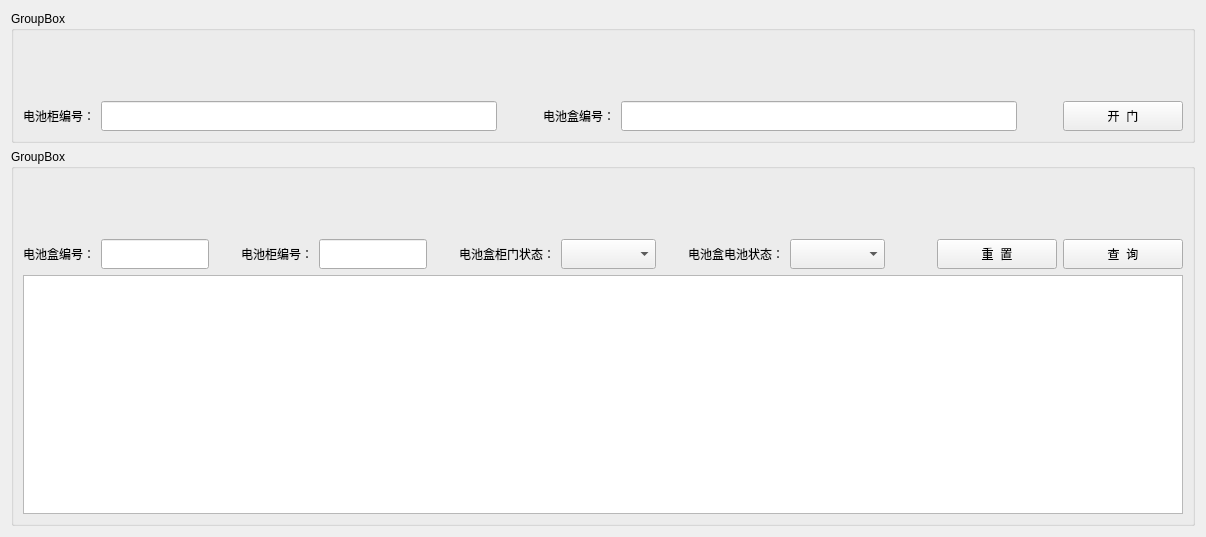
<?xml version="1.0" encoding="UTF-8"?>
<ui version="4.0">
 <class>BatteryBoxForm</class>
 <widget class="QWidget" name="BatteryBoxForm">
  <property name="geometry">
   <rect>
    <x>0</x>
    <y>0</y>
    <width>1206</width>
    <height>537</height>
   </rect>
  </property>
  <property name="windowTitle">
   <string>Form</string>
  </property>
  <layout class="QGridLayout" name="gridLayout_3">
   <item row="0" column="0">
    <widget class="GroupBoxEx" name="groupBoxCtrl">
     <property name="title">
      <string>GroupBox</string>
     </property>
     <layout class="QGridLayout" name="gridLayout">
      <property name="topMargin">
       <number>70</number>
      </property>
      <item row="0" column="6">
       <widget class="PushButtonEx" name="pushButtonOpen">
        <property name="sizePolicy">
         <sizepolicy hsizetype="Fixed" vsizetype="Fixed">
          <horstretch>0</horstretch>
          <verstretch>0</verstretch>
         </sizepolicy>
        </property>
        <property name="minimumSize">
         <size>
          <width>120</width>
          <height>30</height>
         </size>
        </property>
        <property name="text">
         <string>开  门</string>
        </property>
       </widget>
      </item>
      <item row="0" column="5">
       <spacer name="horizontalSpacer_6">
        <property name="orientation">
         <enum>Qt::Horizontal</enum>
        </property>
        <property name="sizeType">
         <enum>QSizePolicy::Fixed</enum>
        </property>
        <property name="sizeHint" stdset="0">
         <size>
          <width>40</width>
          <height>20</height>
         </size>
        </property>
       </spacer>
      </item>
      <item row="0" column="4">
       <widget class="LineEditEx" name="lineEditBoxID_Ctrl">
        <property name="minimumSize">
         <size>
          <width>0</width>
          <height>30</height>
         </size>
        </property>
       </widget>
      </item>
      <item row="0" column="2">
       <spacer name="horizontalSpacer_5">
        <property name="orientation">
         <enum>Qt::Horizontal</enum>
        </property>
        <property name="sizeType">
         <enum>QSizePolicy::Fixed</enum>
        </property>
        <property name="sizeHint" stdset="0">
         <size>
          <width>40</width>
          <height>20</height>
         </size>
        </property>
       </spacer>
      </item>
      <item row="0" column="3">
       <widget class="LabelEx" name="label_2">
        <property name="text">
         <string>电池盒编号：</string>
        </property>
       </widget>
      </item>
      <item row="0" column="0">
       <widget class="LabelEx" name="label_6">
        <property name="text">
         <string>电池柜编号：</string>
        </property>
       </widget>
      </item>
      <item row="0" column="1">
       <widget class="LineEditEx" name="lineEditCabinetID_Ctrl">
        <property name="minimumSize">
         <size>
          <width>0</width>
          <height>30</height>
         </size>
        </property>
       </widget>
      </item>
     </layout>
    </widget>
   </item>
   <item row="1" column="0">
    <widget class="GroupBoxEx" name="groupBoxView">
     <property name="title">
      <string>GroupBox</string>
     </property>
     <layout class="QGridLayout" name="gridLayout_2">
      <property name="topMargin">
       <number>70</number>
      </property>
      <item row="0" column="13">
       <widget class="PushButtonEx" name="pushButtonQuery">
        <property name="sizePolicy">
         <sizepolicy hsizetype="Fixed" vsizetype="Fixed">
          <horstretch>0</horstretch>
          <verstretch>0</verstretch>
         </sizepolicy>
        </property>
        <property name="minimumSize">
         <size>
          <width>120</width>
          <height>30</height>
         </size>
        </property>
        <property name="text">
         <string>查  询</string>
        </property>
       </widget>
      </item>
      <item row="0" column="12">
       <widget class="PushButtonEx" name="pushButtonReset">
        <property name="sizePolicy">
         <sizepolicy hsizetype="Fixed" vsizetype="Fixed">
          <horstretch>0</horstretch>
          <verstretch>0</verstretch>
         </sizepolicy>
        </property>
        <property name="minimumSize">
         <size>
          <width>120</width>
          <height>30</height>
         </size>
        </property>
        <property name="text">
         <string>重  置</string>
        </property>
       </widget>
      </item>
      <item row="1" column="0" colspan="14">
       <widget class="TableViewEx" name="tableView"/>
      </item>
      <item row="0" column="8">
       <spacer name="horizontalSpacer_4">
        <property name="orientation">
         <enum>Qt::Horizontal</enum>
        </property>
        <property name="sizeType">
         <enum>QSizePolicy::Fixed</enum>
        </property>
        <property name="sizeHint" stdset="0">
         <size>
          <width>20</width>
          <height>20</height>
         </size>
        </property>
       </spacer>
      </item>
      <item row="0" column="4">
       <widget class="LineEditEx" name="lineEditCabinetID">
        <property name="minimumSize">
         <size>
          <width>0</width>
          <height>30</height>
         </size>
        </property>
       </widget>
      </item>
      <item row="0" column="6">
       <widget class="LabelEx" name="label_4">
        <property name="text">
         <string>电池盒柜门状态：</string>
        </property>
       </widget>
      </item>
      <item row="0" column="7">
       <widget class="ComboBoxEx" name="comboBoxDoorState">
        <property name="sizePolicy">
         <sizepolicy hsizetype="Expanding" vsizetype="Fixed">
          <horstretch>0</horstretch>
          <verstretch>0</verstretch>
         </sizepolicy>
        </property>
        <property name="minimumSize">
         <size>
          <width>0</width>
          <height>30</height>
         </size>
        </property>
       </widget>
      </item>
      <item row="0" column="2">
       <spacer name="horizontalSpacer_2">
        <property name="orientation">
         <enum>Qt::Horizontal</enum>
        </property>
        <property name="sizeType">
         <enum>QSizePolicy::Fixed</enum>
        </property>
        <property name="sizeHint" stdset="0">
         <size>
          <width>20</width>
          <height>20</height>
         </size>
        </property>
       </spacer>
      </item>
      <item row="0" column="0">
       <widget class="LabelEx" name="label">
        <property name="text">
         <string>电池盒编号：</string>
        </property>
       </widget>
      </item>
      <item row="0" column="3">
       <widget class="LabelEx" name="label_3">
        <property name="text">
         <string>电池柜编号：</string>
        </property>
       </widget>
      </item>
      <item row="0" column="9">
       <widget class="LabelEx" name="label_5">
        <property name="text">
         <string>电池盒电池状态：</string>
        </property>
       </widget>
      </item>
      <item row="0" column="5">
       <spacer name="horizontalSpacer_3">
        <property name="orientation">
         <enum>Qt::Horizontal</enum>
        </property>
        <property name="sizeType">
         <enum>QSizePolicy::Fixed</enum>
        </property>
        <property name="sizeHint" stdset="0">
         <size>
          <width>20</width>
          <height>20</height>
         </size>
        </property>
       </spacer>
      </item>
      <item row="0" column="10">
       <widget class="ComboBoxEx" name="comboBoxBatteryState">
        <property name="sizePolicy">
         <sizepolicy hsizetype="Expanding" vsizetype="Fixed">
          <horstretch>0</horstretch>
          <verstretch>0</verstretch>
         </sizepolicy>
        </property>
        <property name="minimumSize">
         <size>
          <width>0</width>
          <height>30</height>
         </size>
        </property>
       </widget>
      </item>
      <item row="0" column="11">
       <spacer name="horizontalSpacer_7">
        <property name="orientation">
         <enum>Qt::Horizontal</enum>
        </property>
        <property name="sizeType">
         <enum>QSizePolicy::Fixed</enum>
        </property>
        <property name="sizeHint" stdset="0">
         <size>
          <width>40</width>
          <height>20</height>
         </size>
        </property>
       </spacer>
      </item>
      <item row="0" column="1">
       <widget class="LineEditEx" name="lineEditBoxID">
        <property name="minimumSize">
         <size>
          <width>0</width>
          <height>30</height>
         </size>
        </property>
       </widget>
      </item>
     </layout>
    </widget>
   </item>
  </layout>
 </widget>
 <customwidgets>
  <customwidget>
   <class>PushButtonEx</class>
   <extends>QPushButton</extends>
   <header>ctrls/PushButtonEx.h</header>
  </customwidget>
  <customwidget>
   <class>ComboBoxEx</class>
   <extends>QComboBox</extends>
   <header>ctrls/ComboBoxEx.h</header>
  </customwidget>
  <customwidget>
   <class>LineEditEx</class>
   <extends>QLineEdit</extends>
   <header>ctrls/LineEditEx.h</header>
  </customwidget>
  <customwidget>
   <class>LabelEx</class>
   <extends>QLabel</extends>
   <header>ctrls/LabelEx.h</header>
  </customwidget>
  <customwidget>
   <class>TableViewEx</class>
   <extends>QTableView</extends>
   <header>ctrls/TableViewEx.h</header>
  </customwidget>
  <customwidget>
   <class>GroupBoxEx</class>
   <extends>QGroupBox</extends>
   <header>ctrls/GroupBoxEx.h</header>
   <container>1</container>
  </customwidget>
 </customwidgets>
 <resources/>
 <connections/>
</ui>
